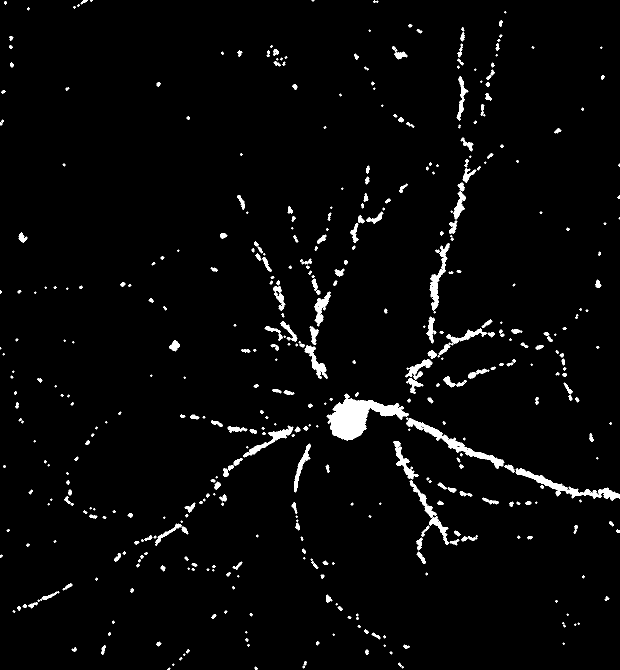
#> input picture course_data/neuron_mask.tif, 1240 x 1340 px (shown at 1/2 size)
$ jupyter execute --allow-errors 3_features_and_analysis.ipynb
#> lines starting #> are read from the running program, lines starting #| are printed output that depends on the picture; after the words box and inside, x2 and y2 are one past the last pixel; in counts of white or black regions, pixels touching at a corner belong together
III. Отримання кількісних даних з зображень
===========================================

_Image Analysis with Python and Napari, Bioinformatics for Ukraine course, 6-24 October 2025, Kyiv, Ukraine._

_© Borys Olifirov, 2025_

__План:__
- Маски в ярлики (labels)
- Порівняння масок
- Вимірювання властивостей ярликів і оцінка перетину масок
- Маскування та простий аналіз 3D зображень (z-стеків та часових рядів)
- Збереження результатів в tidy форматі

---

[cell 1]
import numpy as np
import pandas as pd
import skimage  # scikit-image
import matplotlib.pyplot as plt


from templates import module_template as tm  # використаємо попредньо створений модуль

# Аналіз масок та ярлики
---

### Функція для побудови простої маски із завдання до попередньої зустрічі

> [!NOTE]
> Раджу збирати функції з ноутбуків в модулі, щоб не копіювати код з ноутбука в ноутбук і оформити в пакет в подальшому
>

[cell 2]
# Можете позичити цю функцію для власного модуля
def simple_masking(image: np.ndarray, median_filter:int=0,
                   closing:int=3, opening:int=3):
    # попередня обробка зображення медіанним фільтром
    preprocessed_image = skimage.filters.median(image,
                                                footprint=skimage.morphology.disk(median_filter))

    # побудова маски за допомогою порогу Отсу
    otsu_mask = preprocessed_image > skimage.filters.threshold_otsu(preprocessed_image)

    # закриттям маски позбавляємось дрібних прогалин
    pre_filtered_mask = skimage.morphology.closing(otsu_mask,
                                                   footprint=skimage.morphology.disk(closing))

    # відкриттям маски видаляємо дрібні артефакти поза клітиною
    filtered_mask = skimage.morphology.opening(pre_filtered_mask,
                                               footprint=skimage.morphology.disk(opening))

    return filtered_mask

Приклад застосування функції

#> (a cell that did not finish here is left out)

#> (a cell that did not finish here is left out)

### Різниця між масками та ярликами

##### Завантеження масок для нейрона з попередньої зустрічі

[cell 5]
neuron_mask = skimage.io.imread("course_data/neuron_mask.tif")
#> neuron_mask: shape (1340, 1240); 2.8% white; 468 white regions (132 under 20 px), largest, box (x1, y1, x2, y2) and area: (653, 787, 818, 881) 6547, (812, 835, 1009, 938) 2673, (1031, 936, 1240, 1002) 2552
neuron_mask = neuron_mask.astype(bool)

synapse_mask = skimage.io.imread("course_data/synapse_mask.tif")
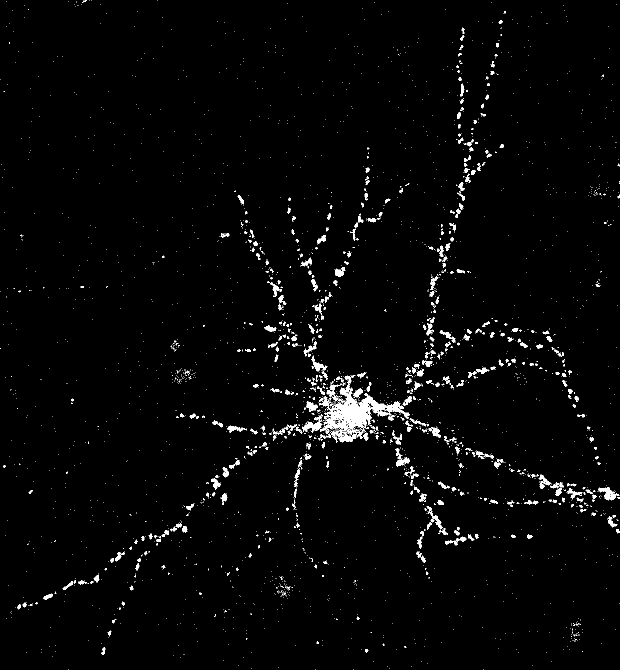
#> input picture course_data/synapse_mask.tif, 1240 x 1340 px (shown at 1/2 size)
#> synapse_mask: shape (1340, 1240); 2.1% white; 2914 white regions (2533 under 20 px), largest, box (x1, y1, x2, y2) and area: (637, 751, 820, 885) 6327, (604, 829, 646, 865) 531, (1196, 974, 1239, 1001) 472
synapse_mask = synapse_mask.astype(bool)

> [!NOTE]
> Тут є функція для одночасного відображення двох зображень, що може бути корисною для швидкої візуалізації результатів аналізу.
>

[cell 6]
# створимо функцію щоб швидко дивитись на дві маски поруч
def two_mask_side_by_side(mask1: np.ndarray, mask2: np.ndarray):
    plt.figure(figsize=(12, 12))

    plt.subplot(121)
    plt.imshow(mask1, cmap="magma")

    plt.subplot(122)
    plt.imshow(mask2, cmap="magma")

    plt.show()


two_mask_side_by_side(neuron_mask, synapse_mask)

Обираємо фрагмент маски для наочності

[cell 7]
neuron_mask_crop = neuron_mask[200:600, 800:1000]
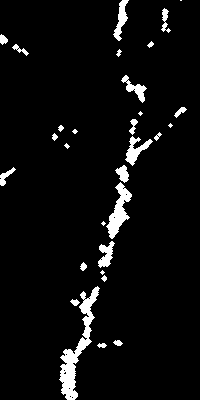
#> neuron_mask_crop: shape (400, 200) bool; 5% white; 30 white regions (7 under 20 px), largest, box (x1, y1, x2, y2) and area: (59, 286, 100, 400) 1260, (106, 182, 132, 239) 610, (125, 136, 153, 166) 318
synapse_mask_crop = synapse_mask[200:600, 800:1000]
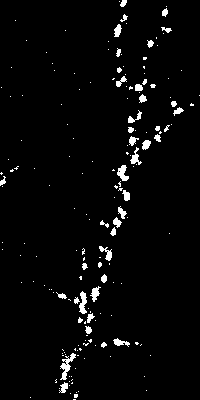
#> synapse_mask_crop: shape (400, 200) bool; 3.1% white; 178 white regions (135 under 20 px), largest, box (x1, y1, x2, y2) and area: (60, 353, 76, 380) 164, (79, 291, 87, 314) 117, (117, 165, 129, 181) 111

two_mask_side_by_side(neuron_mask_crop, synapse_mask_crop)

Додаткова обробки масок зважаючи на наявні артефакти

[cell 8]
# закривання прогалин в масці нейрона
neuron_mask_fin = skimage.morphology.closing(neuron_mask_crop,
                                             footprint=skimage.morphology.disk(3))
#> neuron_mask_fin: shape (400, 200) bool; 5.5% white; 20 white regions (5 under 20 px), largest, box (x1, y1, x2, y2) and area: (98, 119, 162, 282) 1700, (59, 286, 100, 400) 1443, (113, 0, 129, 41) 286

# видалення "снігу" в масці синапсів
synapse_mask_fin = skimage.morphology.opening(synapse_mask_crop,
                                              footprint=skimage.morphology.disk(2))
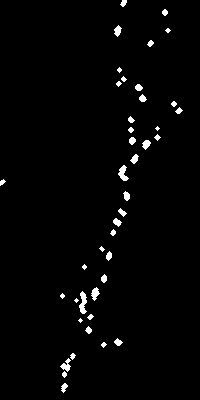
#> synapse_mask_fin: shape (400, 200) bool; 1.9% white; 42 white regions (8 under 20 px)


two_mask_side_by_side(neuron_mask_fin, synapse_mask_fin)

Побудова ярликів для окремих синапсів

[cell 9]
synapse_labels = skimage.measure.label(synapse_mask_fin)
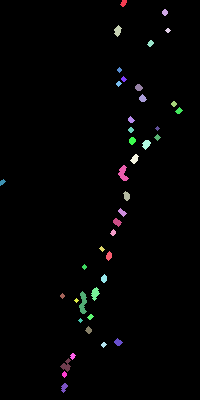
#> synapse_labels: shape (400, 200) int32; 43 distinct labels, from 0 to 42; one colour per label, 0 black
print(f"Кількість синапсів: {synapse_labels.max()}")
#| Кількість синапсів: 42

two_mask_side_by_side(synapse_mask_fin, synapse_labels)

### Оцінка параметрів яраликів за допомогою `regionprops`

Оцінка властивостей кожного синапсу

[cell 10]
synapse_props = skimage.measure.regionprops(synapse_labels)
#> synapse_props = 42 regions; largest, box (x1, y1, x2, y2) and area: (79, 291, 87, 314) 113, (118, 165, 129, 181) 94, (60, 358, 71, 372) 73, (91, 287, 100, 301) 71, (114, 25, 122, 37) 57
print(type(synapse_props))
#| <class 'list'>
print(len(synapse_props))
#| 42

[cell 11]
type(synapse_props[0])

Які властивості доступні?

За детальним переліком можна звернутися до [документації](https://scikit-image.org/docs/stable/api/skimage.measure.html#skimage.measure.regionprops).

[cell 12]
dir(synapse_props[0])
#> Out = 86 items, first 6: '__class__', '__delattr__', '__dict__', '__dir__', '__doc__', '__eq__'

Можна навіть дістати маску окремого синапсу

##### Застосуємо `regionprops` разом з зображенням

Завантаження зображення нейрона

#> (a cell that did not finish here is left out)

Попередня обробка зображення

#> (a cell that did not finish here is left out)

Подивимось взаємозв'язок між розміром синапсів та їх інтенсивністю

#> (a cell that did not finish here is left out)

[cell 16]
synapse_area_list = []
#> synapse_area_list = []
synapse_intensity_list = []

#> (the rest of this cell did not finish here and is left out)

[cell 17]
plt.figure(figsize=(6,6))
plt.plot(synapse_area_list, synapse_intensity_list, 'o')
plt.xlabel("Площа синапсу (пікселі)")
plt.ylabel("Середня інтенсивність синапсу (a.u.)")
plt.show()
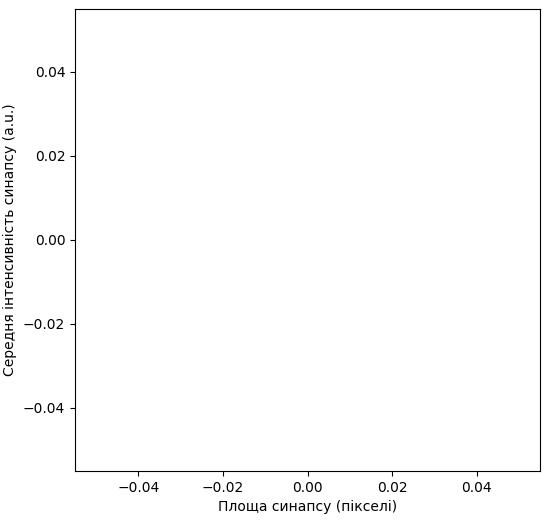
#> figure drawn by matplotlib, 1 panel

Додамо ще аналіз вмісту білка інтересу в синапсах

[cell 18]
protein_intensity_list = []

# тут ми пробіжемося вручну по синапсам і вирахуємо інтенсивність білка інтересу
#> (the rest of this cell did not finish here and is left out)

[cell 19]
plt.figure(figsize=(6,6))
plt.plot(synapse_area_list, synapse_intensity_list, 'o', color='blue', label='Скафолд')
plt.plot(synapse_area_list, protein_intensity_list, 'o', color='red', label='Білок')
plt.xlabel("Площа синапсу (пікселі)")
plt.ylabel("Середня інтенсивність синапсу (a.u.)")
plt.legend()
plt.show()

Подивимось на розподіл морфологічних параметрів синапсів

[cell 20]
synapse_num = 35

plt.figure(figsize=(6,12))
plt.subplot(121)
#> (the rest of this cell did not finish here and is left out)

[cell 21]
# виокремомо малу та велику осі еліпса
synapse_minor = []
synapse_major = []

#> (the rest of this cell did not finish here and is left out)

### Порівняння масок та колокалізація

[cell 22]
neuron_mask_fin.dtype  # переконаємось, що у нас бінарні маски

Візуалізація одразу двох масок двох масок

> [!NOTE]
> Тут є функція для відображення двох масок на одному зображенні, що може бути корисною для порівняння результатів сегментації.
>

[cell 23]
def two_mask_rgb_overlay(mask1: np.ndarray, mask2: np.ndarray):

    mask_overlap = np.zeros((*mask1.shape, 3), dtype=np.uint8)  # створюємо порожненє RGB зображення
    mask_overlap[mask1, 0] = 255       # червоним кольором буде відображена маска першого каналу
    mask_overlap[mask2, 1] = 255      # зеленим - другого каналу

    plt.figure(figsize=(8,8))
    plt.imshow(mask_overlap)
    plt.imshow(mask_overlap)

two_mask_rgb_overlay(neuron_mask_fin, synapse_mask_fin)
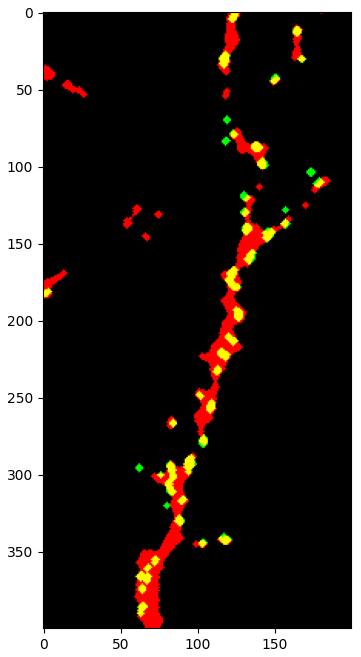
#> figure drawn by matplotlib, 1 panel

[cell 24]
# перетин масок, логічне AND, працює якщо обидві маски bool
neuron_in_synapse_mask = neuron_mask_fin * synapse_mask_fin
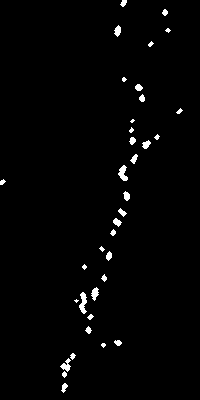
#> neuron_in_synapse_mask: shape (400, 200) bool; 1.6% white; 36 white regions (8 under 20 px), largest, box (x1, y1, x2, y2) and area: (79, 292, 87, 314) 106, (118, 165, 128, 181) 93, (60, 358, 71, 372) 73

# обєднання масок, логічне OR, працює якщо обидві маски bool
neuron_with_synapse_mask = neuron_mask_fin + synapse_mask_fin
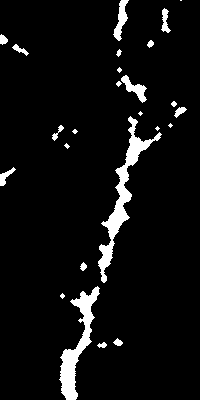
#> neuron_with_synapse_mask: shape (400, 200) bool; 5.8% white; 25 white regions (8 under 20 px), largest, box (x1, y1, x2, y2) and area: (98, 116, 162, 283) 1760, (59, 286, 100, 400) 1474, (113, 0, 129, 41) 288


two_mask_rgb_overlay(neuron_with_synapse_mask, neuron_in_synapse_mask)

Розрахуємо відносну площу перетину двох масок (Intersection over Union/IoU або Jaccard index)

[cell 25]
# в даному випадку приклад може бути не дуже вдалий, оскільки маски різної природи,
# і IoU відображає відносну частку маски нейрона, яка розташовується в синапсах

IoU = np.sum(neuron_in_synapse_mask) / np.sum(neuron_with_synapse_mask)
#> IoU = 0.275
print(f"Intersection over Union (IoU) = {IoU:.4f}")
#| Intersection over Union (IoU) = 0.2747
